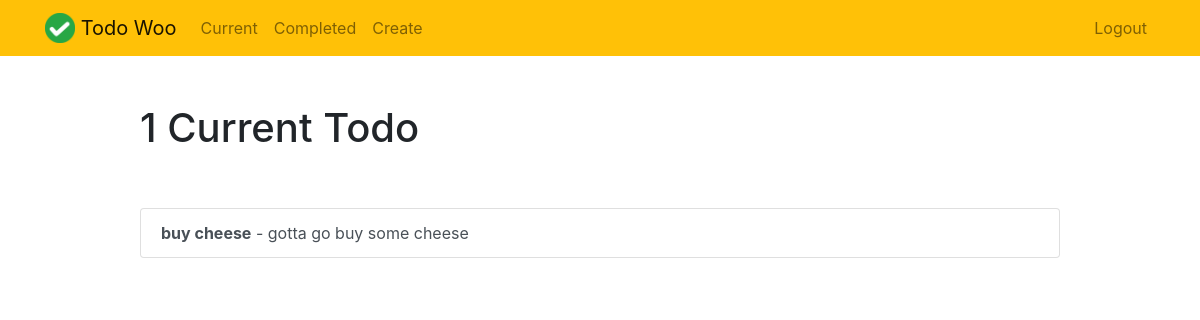
Before: /current/ (signed in) with the older database file.
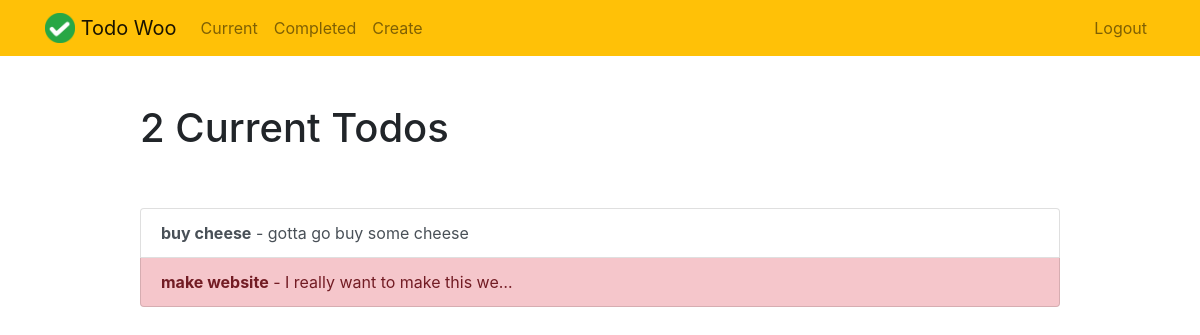
After: the same page with the newer database file.
### todo/models.py (models this page shows, shortened)
class Todo(models.Model):
    title = models.CharField(max_length=100)
    memo = models.TextField(blank=True)
    created = models.DateTimeField(auto_now_add=True)
    datecompleted = models.DateTimeField(null=True, blank=True)
    important = models.BooleanField(default=False)
    user = models.ForeignKey(User, on_delete=models.CASCADE)

### todo/views.py (the view)
# urls.py: path('current/', views.currenttodos, name='currenttodos'),
@login_required
def currenttodos(request):
    todos = Todo.objects.filter(user=request.user, datecompleted__isnull=True)
    return render(request, 'todo/currenttodos.html', {'todos':todos})

### todo/templates/todo/currenttodos.html
{% extends "todo/base.html" %}
{% block content %}
    <div class="row justify-content-center mt-5">
        <div class="col-md-10">
            {% if todos %}
                 <h1>{{ todos.count }} Current Todo{{ todos.count|pluralize }}</h1>
            {% else %}
                           <h1>Current Todos</h1>
            {% endif %}
        </div>
    </div>
    <div class="row justify-content-center mt-5">
        <div class="col-md-10">
        {% if todos %}
            <div class="list-group">
                {% for todo in todos %}
                    <a href="{% url 'viewtodo' todo.id %}" class="list-group-item list-group-item-action{% if todo.important %} list-group-item-danger{% endif %}"><b>{{ todo.title }}</b>{% if todo.memo %} - {{ todo.memo|truncatechars:30 }}{% endif %}</a>
                {% endfor %}
            </div>
        {% else %}
            <div class="text-center">
                <h2>Looks like you don't have any todos! Nice work.</h2>
            <br>
            <a role="button" class="btn btn-primary" href="{% url 'createtodo' %}">New Todo</a>
            </div>
        {% endif %}
        </div>
    </div>
{% endblock %}

Changed rows visible on the page:
added Todo: title "make website", memo "I really want to make this we…", important True (drawn)
Other visible differences:
{{ todos.count }}: "1" → "2"
